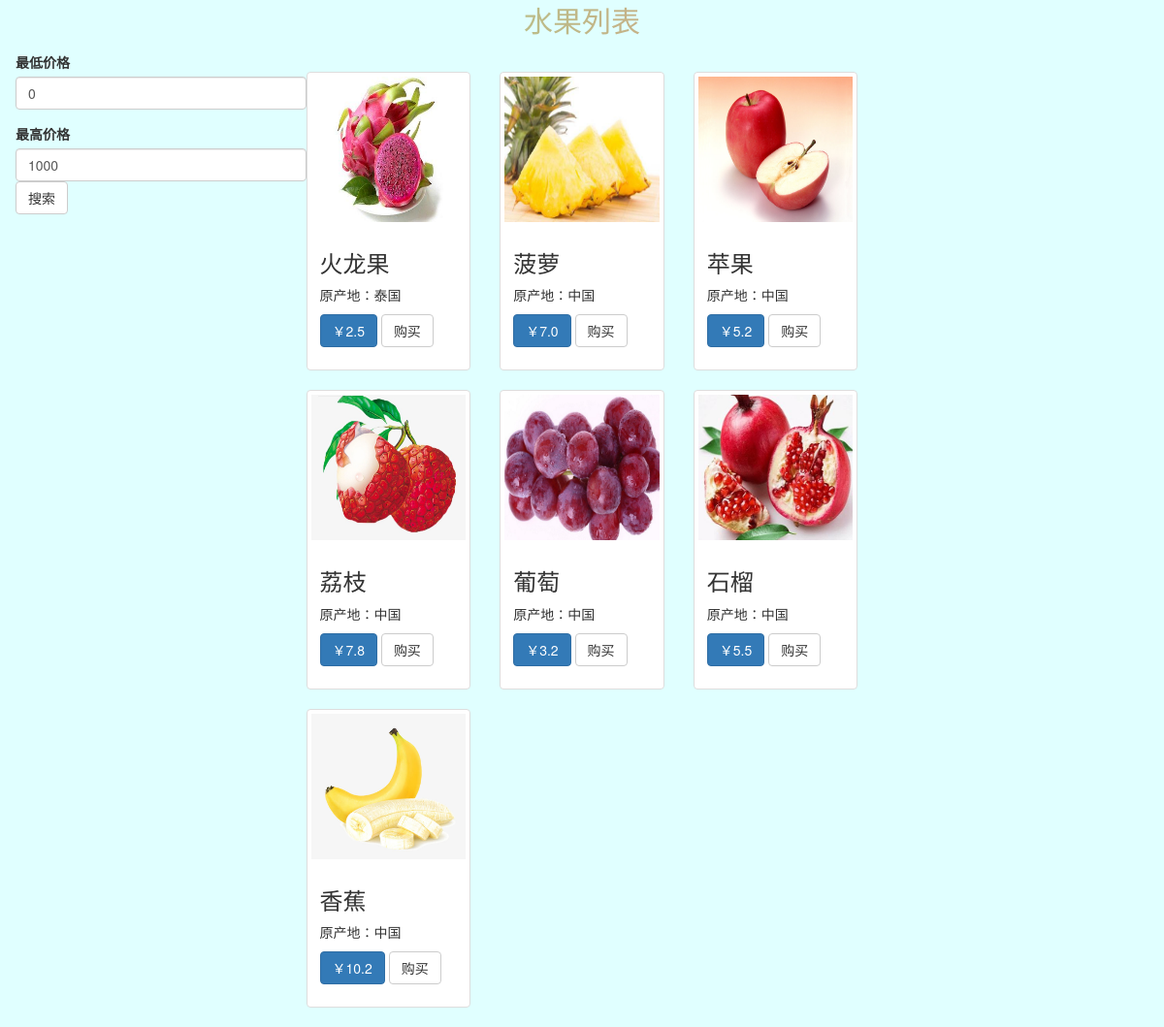
The app's page /user/find, older data.
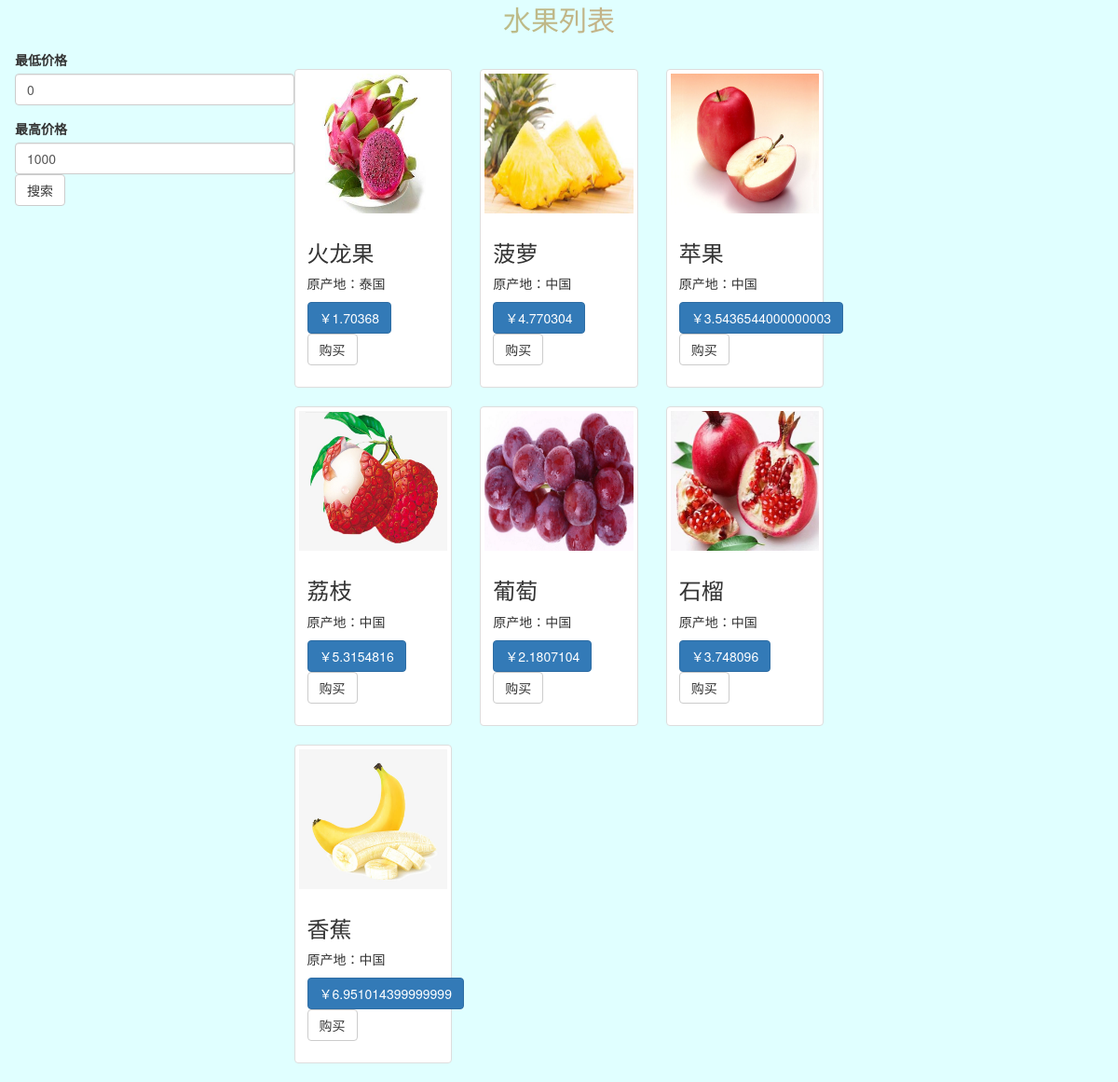
The same page, newer data.
### mainapp/models.py (models this page shows, shortened)
class FruitEntity(models.Model):
    name = models.CharField(max_length=20, verbose_name='水果名')
    price = models.FloatField(verbose_name='价格')
    source = models.CharField(max_length=30, verbose_name='原产地')
    category = models.ForeignKey(CateTypeEntity, on_delete=models.CASCADE)
    class Meta:
        db_table = 't_fruit'
        verbose_name = '水果表'
        verbose_name_plural = verbose_name

### mainapp/views.py (the view)
# urls.py: path('find',find_fruit),
def find_fruit(request):
    price1 = request.GET.get('price1',0)
    price2 = request.GET.get('price2',1000)
    print(price1,price2)
    result = FruitImageEntty.objects.values('url','fruit_id__name','fruit_id__price','fruit_id__source').filter(fruit_id__price__gte=price1,fruit_id__price__lte=price2).all()
    print(result)
    return render(request,'fruit/index.html',locals())

### templates/fruit/index.html (shortened to what this page needs)
{% extends 'fruit/base.html' %}
{% block content %}
    <p class="top">水果列表</p>
    <div class="navbar narbar-default ">
        <div class="container-fluid">
            <div class="navbar-header">
                <form method="get">
                    <div class="form-group">
                        <label for="exampleInputEmail1">最低价格</label>
                        <input class="form-control" style="width: 300px" name="price1" value="{% if price1 %}{{ price1 }}{% else %}0{% endif %}">
                    </div>
                    <div class="form-group">
                       <label for="exampleInputEmail1">最高价格</label>
                       <input class="form-control" style="width: 300px"  name="price2" value="{% if price2 %}{{ price2}}{% else %}1000{% endif %}">
                       <button class="btn btn-default">搜索</button>
                    </div>
                </form>
            </div>
        </div>
    <div class="container-fluid  t_body">
        <div class="row">
            <div class="col-md-3"></div>
            <div class="col-md-6">
                <div class="row">
                    {% for d in result %}
                        <div class="col-sm-6 col-md-4">
                            <div class="thumbnail">
                                <img id="img" src="/media/{{ d.url }}" alt="">
                                <div class="caption">
                                    <h3>{{ d.fruit_id__name }}</h3>
                                    <p>原产地：{{ d.fruit_id__source }}</p>
                                    <p>
                                        <a href="#" class="btn btn-primary" role="button">￥{{ d.fruit_id__price }}</a>
                                        <a href="#" class="btn btn-default"role="button">购买</a>
                                    </p>
                                </div>
                            </div>
                        </div>
                    {% endfor %}
                </div>
            </div>
            <div class="col-md-3"></div>
        </div>
    </div>
{% endblock %}

### templates/fruit/base.html (shortened to what this page needs)
<!DOCTYPE html>
<html lang="en">
<head>
    <link rel="stylesheet" href="https://cdn.jsdelivr.net/npm/bootstrap@3.3.7/dist/css/bootstrap.min.css">
</head>
<body>
{% block content %}
{% endblock %}
</body>
</html>

### templates/fruit/index.html (style rules this page uses)
body { background-color: lightcyan; }
#img { height: 150px }
.t_body { position: absolute; top: 20px; overflow: hidden; }
.top { background:linear-gradient(to right, lightgreen, lightcoral); -webkit-background-clip: text; color: transparent; font-size: 30px; text-align: center; }

Row changes from the older to the newer data that the page shows:
changed FruitEntity "火龙果": fruit_id__price "2.5" → "1.70368"
changed FruitEntity "菠萝": fruit_id__price "7.0" → "4.770304"
changed FruitEntity "苹果": fruit_id__price "5.2" → "3.5436544000000003"
changed FruitEntity "荔枝": fruit_id__price "7.8" → "5.3154816"
changed FruitEntity "葡萄": fruit_id__price "3.2" → "2.1807104"
changed FruitEntity "石榴": fruit_id__price "5.5" → "3.748096"
changed FruitEntity "香蕉": fruit_id__price "10.2" → "6.951014399999999"
